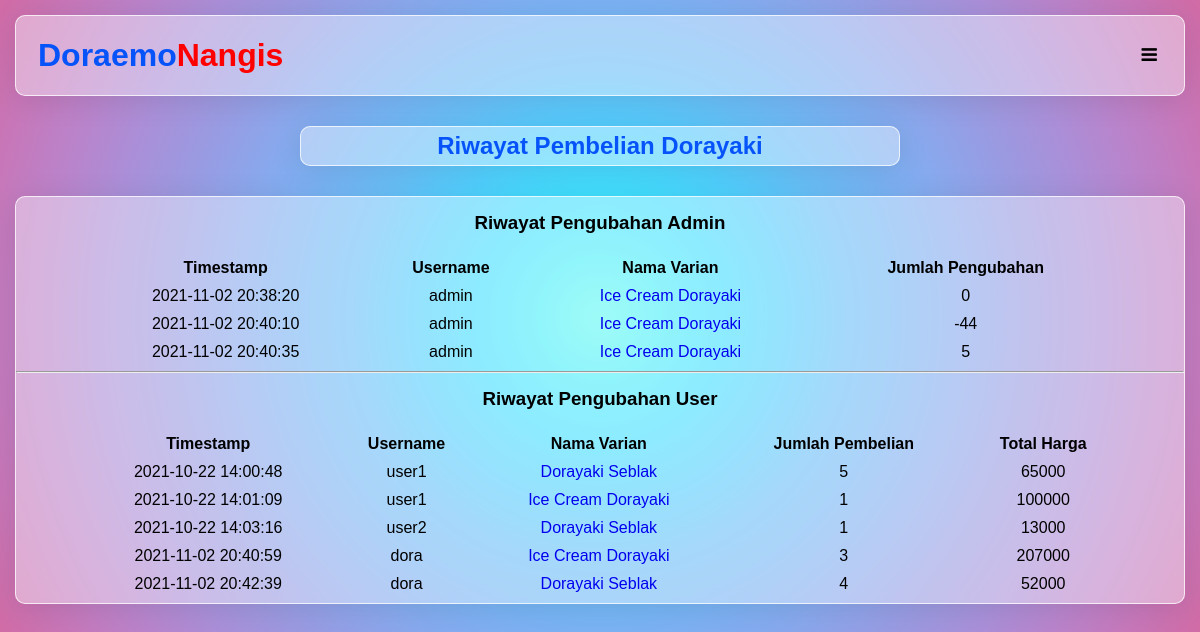
Page /riwayat-ubah-stok.php (signed in) on the committed database.
### tables this page shows
CREATE TABLE riwayat_pengubahan_stok_admin (waktu_pengubahan TIMESTAMP, username TEXT, iddorayaki INTEGER, nama_varian TEXT, jumlah_pengubahan INTEGER);

CREATE TABLE riwayat_pembelian (waktu_pembelian TIMESTAMP, username TEXT, iddorayaki INTEGER, nama_varian TEXT, jumlah_pembelian INTEGER, harga INTEGER);

### database.php (called while the page is built, shortened)
<?php
    function getAllRiwayatPembelian($db){
        $result = $db->query("SELECT * FROM riwayat_pembelian ORDER BY waktu_pembelian;");
        return GetAllItem($result);
    }
    function getAllRiwayatPengubahanAdmin($db){
        $result = $db->query("SELECT * FROM riwayat_pengubahan_stok_admin ORDER BY waktu_pengubahan;");
        return GetAllItem($result);
    }
    function GetAllItem($result){
        $allItem = [];
        while($row = $result->fetchArray()){
            $allItem[] = $row;
        }
        return $allItem;
    }
?>

### riwayat-ubah-stok.php (the view, shortened to what this page needs)
<?php
require "database.php";
$riwayat_pembelian = getAllRiwayatPembelian($db);
$riwayat_pengubahan_admin = getAllRiwayatPengubahanAdmin($db);
?>
<!DOCTYPE html>
<html lang="en">
<head>
    <link rel="stylesheet" href="css/styles.css">
    <link rel="stylesheet" href="https://cdnjs.cloudflare.com/ajax/libs/font-awesome/4.7.0/css/font-awesome.min.css">
</head>
<body>
    <div class="glassmorphism-bg" id="header">
        <a href="dashboard.php" class="navbar-name">Doraemo<span style="color: red;">Nangis</span></a>
        <a href="javascript:void(0);" id="hamburger-menu" onclick="responsiveHeader()">
            <i class="fa fa-bars"></i>
        </a>
    </div>
    <p class="glassmorphism-bg" id="content-title">Riwayat Pembelian Dorayaki</p>
    <div class="container" id="main-content">
        <div class="wrapper glassmorphism-bg" id="wrapper-riwayat">
            <h3 id="riwayat-pengubahan">Riwayat Pengubahan Admin</h3>
            <table class="table-riwayat">
                <tr>
                    <th>Timestamp</th>
                    <th>Username</th>
                    <th>Nama Varian</th>
                    <th>Jumlah Pengubahan</th>
                </tr>
                <?php
                    foreach($riwayat_pengubahan_admin as $history){
                        echo '<tr>
                            <td>'.$history["waktu_pengubahan"].'</td>
                            <td>'.$history["username"].'</td>
                            <td><a href="detail-dorayaki.php?id='.$history["iddorayaki"].'">'.$history["nama_varian"].'</a></td>
                            <td>'.$history["jumlah_pengubahan"].'</td>
                        </tr>';
                    }
                ?>
            </table>
            <hr>
            <h3 id="riwayat-pengubahan">Riwayat Pengubahan User</h3>
            <table class="table-riwayat">
                <tr>
                    <th>Timestamp</th>
                    <th>Username</th>
                    <th>Nama Varian</th>
                    <th>Jumlah Pembelian</th>
                    <th>Total Harga</th>
                </tr>
                <?php
                    foreach($riwayat_pembelian as $history){
                        echo '<tr>
                            <td>'.$history["waktu_pembelian"].'</td>
                            <td>'.$history["username"].'</td>
                            <td><a href="detail-dorayaki.php?id='.$history["iddorayaki"].'">'.$history["nama_varian"].'</a></td>
                            <td>'.$history["jumlah_pembelian"].'</td>
                            <td>'.$history["harga"].'</td>
                        </tr>';
                    }
                ?>
            </table>
        </div>
    </div>
</body>
</html>

### css/styles.css (style rules this page uses)
* { box-sizing: border-box; margin: 0px; padding: 0px; font-family: Helvetica, Arial, sans-serif; }
body { background-image: radial-gradient(circle, #5ffbf1, #48eefa, #41dfff, #52cffe, #69bff8, #79b3f4, #8aa7ec, #9a9ae1, #aa8fd8, #ba83ca, #c777b9, #d16ba5); }
.container { padding-right: 15px; padding-left: 15px; margin-right: auto; margin-left: auto; width: 100%; }
#header { overflow: hidden; padding: 15px 10px; margin: 15px; }
#header #hamburger-menu { display: none; position: absolute; right: 15px; top: 15px; }
#header a { float: left; color: black; text-align: center; padding: 12px; font-size: 18px; line-height: 25px; border-radius: 4px; text-decoration: none; }
#header a.navbar-name { font-size: 32px; font-weight: bold; color: rgb(6, 83, 250); }
.glassmorphism-bg { background: rgba( 255, 255, 255, 0.40 ); box-shadow: 0 4px 30px 0 rgba(0, 0, 0, 0.1); backdrop-filter: blur( 6px ); -webkit-backdrop-filter: blur( 6px ); border-radius: 10px; border: 1px solid rgba( 255, 255, 255, 0.75); }
#content-title { color: rgb(6, 83, 250); text-align: center; width: 50%; overflow: hidden; margin: 30px auto; padding: 5px; font-size: 24px; font-weight: bold; }
#main-content a { text-decoration: none; }
@media (max-width: 1209px) { #header #hamburger-menu { display: block; } }
.wrapper { width: 100%; margin: 15px auto; overflow: hidden; margin-bottom: 30px; }
table { width: 90%; margin: 0px auto; border-spacing: 10px; }
#riwayat-pengubahan { text-align: center; margin: 15px 0px; }
.table-riwayat { text-align: center; }

### rows in the picture
riwayat_pengubahan_stok_admin: waktu_pengubahan "2021-11-02 20:38:20", username "admin", nama_varian "Ice Cream Dorayaki", jumlah_pengubahan "0"
riwayat_pengubahan_stok_admin: waktu_pengubahan "2021-11-02 20:40:10", username "admin", nama_varian "Ice Cream Dorayaki", jumlah_pengubahan "-44"
riwayat_pengubahan_stok_admin: waktu_pengubahan "2021-11-02 20:40:35", username "admin", nama_varian "Ice Cream Dorayaki", jumlah_pengubahan "5"
riwayat_pembelian: waktu_pembelian "2021-10-22 14:00:48", username "user1", nama_varian "Dorayaki Seblak", jumlah_pembelian "5", harga "65000"
riwayat_pembelian: waktu_pembelian "2021-10-22 14:01:09", username "user1", nama_varian "Ice Cream Dorayaki", jumlah_pembelian "1", harga "100000"
riwayat_pembelian: waktu_pembelian "2021-10-22 14:03:16", username "user2", nama_varian "Dorayaki Seblak", jumlah_pembelian "1", harga "13000"
riwayat_pembelian: waktu_pembelian "2021-11-02 20:40:59", username "dora", nama_varian "Ice Cream Dorayaki", jumlah_pembelian "3", harga "207000"
riwayat_pembelian: waktu_pembelian "2021-11-02 20:42:39", username "dora", nama_varian "Dorayaki Seblak", jumlah_pembelian "4", harga "52000"
